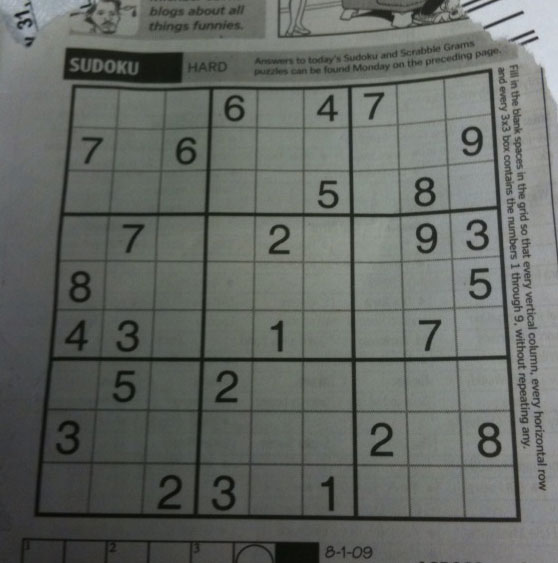
#> input picture Image4Otsu/sudoku.png, 558 x 563 px
$ python otsu.py
#> lines starting #> are read from the running program, lines starting #| are printed output that depends on the picture; long printed decimals are rounded
# otsu.py - Simple (and non-efficient) implementation of Otsu's method
#
# You can do with this code whatever you want. The main purpose is help
# people learning about this. Also, there is no warranty of any kind.
#
# Juan Miguel Valverde Martinez
# http://laid.delanover.com

import numpy as np
import cv2
from matplotlib import pyplot as plt

img = cv2.imread('Image4Otsu/sudoku.png', 0)
#> img: shape (563, 558); min 7, max 218, mean 101.8
blur = cv2.GaussianBlur(img, (5, 5), 0)
# find normalized_histogram, and its cumulative distribution function
hist = cv2.calcHist([blur], [0], None, [256], [0, 256])
#> hist = 256 values, max 4307 at index 102, min 0 at index 0, mean 1227.2
hist_norm = hist.ravel() / hist.sum()
#> hist_norm = 256 values, max 0.0137 at index 102, min 0 at index 0, mean 0.00391
print(sum(hist_norm))
#| 1.000
Q = hist_norm.cumsum()
#> Q = 256 values from 0 to 1
bins = np.arange(256)
fn_min = np.inf
thresh = -1
for i in range(1, 256):
    p1, p2 = np.hsplit(hist_norm, [i])  # probabilities
    q1, q2 = Q[i], Q[255] - Q[i]  # cum sum of classes
    if q1 < 1.e-6 or q2 < 1.e-6:
        continue
    b1, b2 = np.hsplit(bins, [i])  # weights
    # finding means and variances
    m1, m2 = np.sum(p1 * b1) / q1, np.sum(p2 * b2) / q2
    v1, v2 = np.sum(((b1 - m1) ** 2) * p1) / q1, np.sum(((b2 - m2) ** 2) * p2) / q2
    # calculates the minimization function
    fn = v1 * q1 + v2 * q2
    if fn < fn_min:
        fn_min = fn
        thresh = i
#> this loop made 255 passes
#> (p1, q1, q2, m1, m2, v1, v2, fn) on passes 12 to 14: ([0, 0, 0, 0, 0, 0, 0, 0, 0, 0, 0, 0], 0.000188, 1, 0, 101.8, 0, 1078.1, 1077.9), ([0, 0, 0, 0, 0, 0, 0, 0, 0, 0, 0, 0, 0.000188], 0.000971, 0.999, 2.32, 101.9, 18.12, 1077.4, 1076.4), ([0, 0, 0, 0, 0, 0, 0, 0, 0, 0, 0, 0, 0.000188, 0.000783], 0.00199, 0.998, 6.26, 102, 21.03, 1072.3, 1070.3)
#> (q1, q2, m1, m2, v1, v2, fn, fn_min) on passes 15 to 20: (0.00256, 0.997, 10.41, 102, 7.34, 1065.1, 1062.4, 1062.4), (0.0029, 0.997, 12.17, 102.1, 2.95, 1061.1, 1058, 1058), (0.00324, 0.997, 12.55, 102.1, 3.02, 1058.9, 1055.5, 1055.5), (0.00371, 0.996, 12.53, 102.1, 4.52, 1057, 1053.1, 1053.1), (0.00418, 0.996, 13.12, 102.2, 5.28, 1054.2, 1049.8, 1049.8), (0.00498, 0.995, 12.81, 102.2, 8.92, 1051.7, 1046.5, 1046.5)

print("Threshold: {}".format(thresh))
#| Threshold: 97

plt.subplot(121)
plt.imshow(img, cmap='gray')
# plt.subplot(142)
# plt.hist(im_flat, bins=256, range=(0, 255))
plt.subplot(122)
plt.imshow(blur > thresh, cmap='gray')
plt.show()
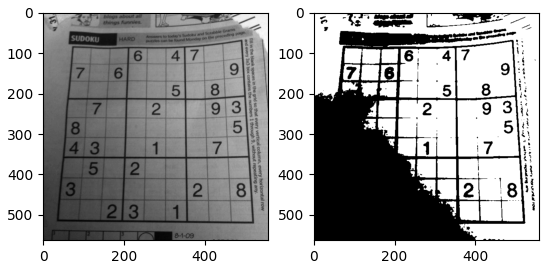
#> figure drawn by matplotlib, 2 panels
